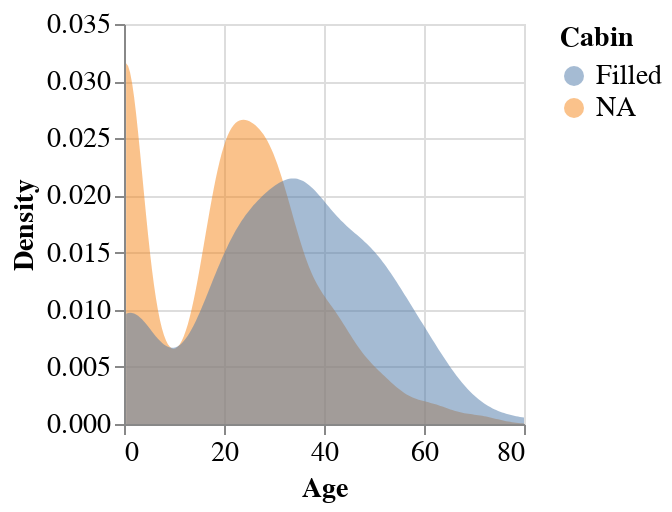

This figure's notebook cell:
### Markdown cell above
## Density plot

### Code cell
chart = na.altair.plot_kde(data, col='Age', col_na='Cabin')\
    .properties(width=200, height=200)
chart.configure_axisX(labelAngle = 0)

### Figure 1 — Vega-Lite specification as saved in the notebook (floating-point values rounded to 4 significant figures; data arrays with more than 128 entries replaced by an {"elided": "..."} marker saying what was removed)
{"config": {"view": {"continuousWidth": 400, "continuousHeight": 300}, "axis": {"labelFontSize": 14, "titleFontSize": 14}, "axisX": {"labelAngle": 0}, "legend": {"labelFontSize": 14, "titleFontSize": 14}}, "data": {"name": "data-55a3385df9ad6e98f2cf299ae5146ff6"}, "mark": {"type": "area", "opacity": 0.5}, "encoding": {"color": {"type": "nominal", "field": "Cabin", "title": "Cabin"}, "opacity": {"condition": {"value": 0.5, "selection": "selector001"}, "value": 0}, "x": {"type": "quantitative", "field": "Age", "title": "Age"}, "y": {"type": "quantitative", "field": "Density", "stack": null, "title": "Density"}}, "height": 200, "selection": {"selector001": {"type": "multi", "fields": ["Cabin"], "bind": "legend"}}, "transform": [{"density": "Age", "groupby": ["Cabin"], "as": ["Age", "Density"]}], "width": 200, "$schema": "https://vega.github.io/schema/vega-lite/v4.8.1.json", "datasets": {"data-55a3385df9ad6e98f2cf299ae5146ff6": {"elided": "891 records"}}}
